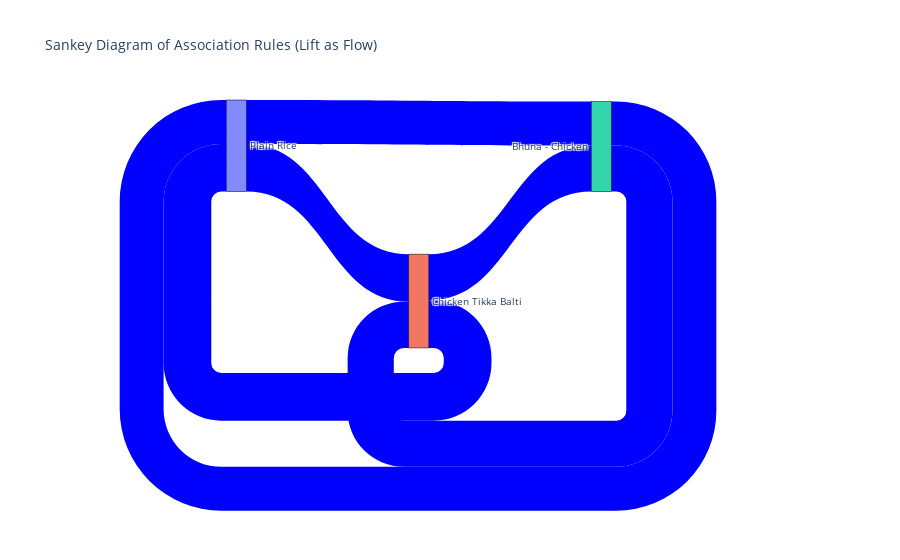

Notebook code cell kept with this figure:
### Markdown cell above
After analyzing the statistics, *Apriori* seems to be the better method for this dataset, despite the similarities between the two methods.*Apriori* provides clear and understandable results for association rules and frequent itemsets. For example, the rule `(Plain Rice) -> (Bhuna - Chicken)` from Apriori shows a *confidence of 0.472022*, which is fairly high and easy to interpret for business decisions. This rule is intuitive: customers who buy *Plain Rice* are very likely to purchase *Bhuna - Chicken* as well.Similarly, *Apriori* also generates frequent itemsets like `(Plain Rice)` with a support of *0.463133*, directly pointing out the most frequent items in a simple and straightforward manner. *Apriori* produces rules with a balance of confidence and lift, such as the rule `(Plain Rice, Chicken Tikka Balti)` with support *0.114010* and confidence *0.246172*, which reflects a meaningful association between two items at a moderate level. This is useful when you need more granular associations. On the other hand, *FP-Growth* sometimes focuses on fewer but stronger rules, which might miss subtler patterns present in the data. Apriori’s ability to consider a broader set of item combinations makes it suitable for exploring multiple relationships in the data.Although *FP-Growth* is known for being more efficient with larger datasets, *Apriori* works just as well in this scenario where the dataset isn’t extremely large. Since the dataset here involves relatively moderate frequency itemsets (e.g., `(Plain Rice)`, `(Bhuna - Chicken)`), *Apriori* is sufficient in delivering useful insights without introducing the complexity of more efficient methods like FP-Growth.

### Code cell
import plotly.graph_objects as go

filtered_rules["antecedents"] = filtered_rules["antecedents"].apply(lambda x: ", ".join(list(x)))
filtered_rules["consequents"] = filtered_rules["consequents"].apply(lambda x: ", ".join(list(x)))

antecedents = filtered_rules["antecedents"].tolist()
consequents = filtered_rules["consequents"].tolist()
lift_values = filtered_rules["lift"].tolist()

unique_labels = list(set(antecedents + consequents))
label_index = {label: idx for idx, label in enumerate(unique_labels)}

sources = [label_index[ant] for ant in antecedents]
targets = [label_index[cons] for cons in consequents]

fig = go.Figure(data=[go.Sankey(
    node=dict(
        pad=15,
        thickness=20,
        line=dict(color="black", width=0.5),
        label=unique_labels
    ),
    link=dict(
        source=sources,  
        target=targets,  
        value=lift_values,  
        color="blue"
    )
)])

fig.update_layout(title_text="Sankey Diagram of Association Rules (Lift as Flow)", font_size=10)
fig.show()

### Figure 1 — Plotly figure (JSON) as saved in the notebook; plotly's stock layout.template omitted (floating-point values rounded to 4 significant figures)
{"data": [{"link": {"color": "blue", "source": [0, 2, 1, 2, 0, 1], "target": [2, 0, 2, 1, 1, 0], "value": [1.019, 1.019, 1.071, 1.071, 1.107, 1.107]}, "node": {"label": ["Plain Rice", "Chicken Tikka Balti", "Bhuna - Chicken"], "line": {"color": "black", "width": 0.5}, "pad": 15, "thickness": 20}, "type": "sankey"}], "layout": {"autosize": true, "font": {"size": 10}, "title": {"text": "Sankey Diagram of Association Rules (Lift as Flow)"}}}
